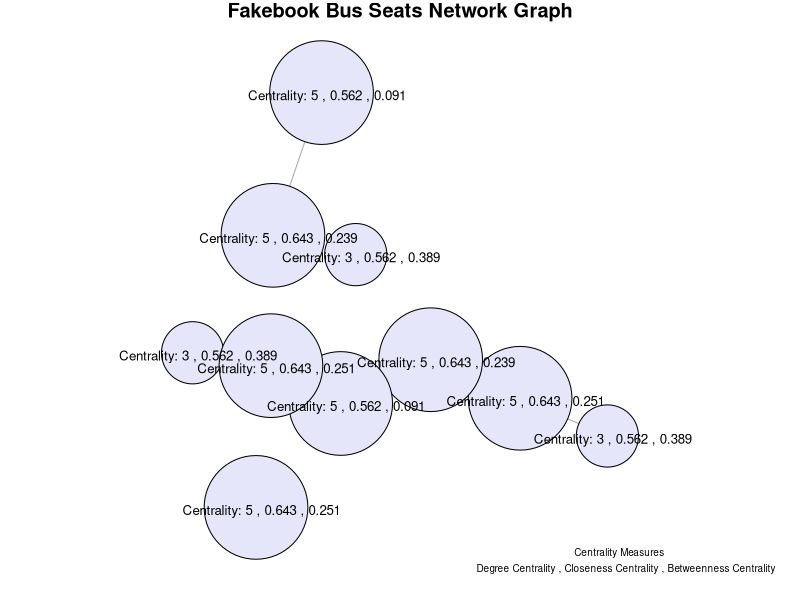

This chart was generated by the following R code:
## ---- chunk 1
knitr::opts_chunk$set(echo = TRUE)
## ---- chunk 2
library(readxl)
fakebook <- read_excel("fakebook.xlsx")
attach(fakebook)
## ---- chunk 3
library(igraph)

# Create the adjacency matrix based on my dataset
adjacency_matrix <- matrix(
  c(
    0, 1, 0, 0, 0, 0, 0, 0, 0, 0, # Seat 1
    1, 0, 0, 0, 0, 0, 1, 0, 0, 0, # Seat 2
    0, 0, 0, 1, 1, 0, 0, 1, 1, 1, # Seat 3
    0, 0, 1, 0, 0, 0, 0, 0, 1, 0, # Seat 4
    0, 0, 1, 0, 0, 1, 0, 0, 0, 1, # Seat 5
    0, 0, 0, 0, 1, 0, 0, 1, 0, 1, # Seat 6
    0, 1, 0, 0, 0, 0, 0, 1, 1, 0, # Seat 7 (A)
    0, 0, 1, 0, 0, 1, 1, 0, 1, 1, # Seat 8 (B)
    0, 0, 1, 1, 0, 0, 1, 1, 0, 1, # Seat 9 (C)
    0, 0, 1, 0, 1, 1, 0, 1, 1, 0  # Seat 10 (D)
  ), nrow = 10, byrow = TRUE
)

## ---- chunk 4
# Create the graph from the adjacency matrix
g <- graph_from_adjacency_matrix(adjacency_matrix, mode = "undirected", diag = FALSE)
## ---- chunk 5
# Calculate degree centrality
degree_centrality <- degree(g, v=7:10, mode="all", normalized=FALSE)

# Calculate closeness centrality
closeness_centrality <- closeness(g, vids=7:10, mode="all", normalized=TRUE)

# Calculate betweenness centrality
betweenness_centrality <- betweenness(g, v=7:10, directed=FALSE, normalized=TRUE)
## ---- chunk 6
# Combine results
centrality_measures <- data.frame(
  Seat = 7:10,
  Degree = degree_centrality,
  Closeness = closeness_centrality,
  Betweenness = betweenness_centrality
)

print(centrality_measures)
## ---- chunk 7
# Sizing & labels
degree_centrality_norm <- degree_centrality / max(degree_centrality)
node_sizes <- degree_centrality_norm * 50 
node_labels <- paste(V(g)$name, "\nCentrality:", round(degree_centrality), ",",
                     round(closeness_centrality, 3), ",",  round(betweenness_centrality, 3), sep=" ")
par(mar=c(1, 1, 1, 1))

# Plot the graph
plot(g,
     layout = layout_with_kk(g),
     vertex.size=node_sizes,
     vertex.label=node_labels, 
     vertex.label.cex=0.8, 
     edge.arrow.size=0.3,
     vertex.label.dist = 0.5,
     main="Fakebook Bus Seats Network Graph",
     vertex.color="lavender",
     vertex.label.color = "black",
     vertex.label.family = "sans")

legend("bottomright",
       title="Centrality Measures", 
       cex=0.6, 
       bty="n", 
       legend=c("Degree Centrality , Closeness Centrality , Betweenness Centrality"),
       )

